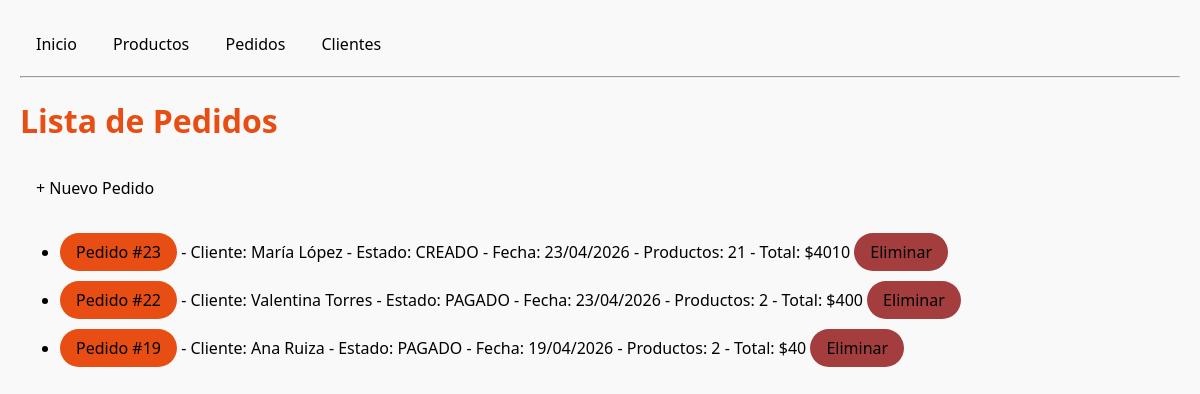
Page /pedidos/ on the committed database.
### tienda/models.py (models this page shows, shortened)
class Pedido(models.Model):
    ESTADOS = [
        ("CREADO", "Creado"),
        ("PAGADO", "Pagado"),
        ("ENVIADO", "Enviado"),
        ("CERRADO", "Cerrado"),
    ]
    cliente = models.ForeignKey(Cliente, on_delete=models.CASCADE, related_name="pedidos")
    fecha = models.DateTimeField(auto_now_add=True)
    estado = models.CharField(max_length=7, choices=ESTADOS ,default="CREADO")
    def total_productos(self):
        resultado = self.items.aggregate(total=Sum('cantidad'))['total']
        return resultado if resultado is not None else 0
    def total_precio(self):
        resultado = self.items.aggregate(total=Sum(F('cantidad') * F('precio_unitario')))['total']
        return resultado if resultado is not None else 0

class Cliente(models.Model):
    nombre = models.CharField(max_length=100)
    email = models.EmailField(unique=True)
    fecha_regitro = models.DateTimeField(auto_now_add=True)
    activo = models.BooleanField(default=True)

### tienda/views.py (the view)
# urls.py: path("pedidos/", views.lista_pedidos, name="lista_pedidos"),
def lista_pedidos(request):
    pedidos = Pedido.objects.select_related("cliente").prefetch_related("items").order_by("-fecha")
    return render(request, "tienda/lista_pedidos.html", {"pedidos":pedidos})

### tienda/templates/tienda/lista_pedidos.html (shortened to what this page needs)
{% extends 'tienda/base.html' %}
{% block content %}
    <h1>Lista de Pedidos</h1>
    <p>
        <a href="{% url 'tienda:crear_pedido_items' %}" class="btn"> + Nuevo Pedido</a>
    </p>
    <ul>
        {% for p in pedidos %}
            <li>
                <a href="{% url 'tienda:detalle_pedido' p.pk %}" class="btn primary">
                    Pedido #{{ p.pk }}
                </a>
                - Cliente: {{p.cliente.nombre}}
                - Estado: {{p.estado}}
                - Fecha: {{p.fecha|date:"d/m/Y"}}
                - Productos: {{p.total_productos|default:"0"}}
                - Total: ${{p.total_precio|default:"0.00"}}
                <a href="{% url 'tienda:eliminar_pedido' p.pk %}" class="btn delete">Eliminar</a>
            </li>
            {%empty%}
                <li>No hay productos disponibles</li>
        {% endfor %}
    </ul>
{% endblock %}

### tienda/static/css/main.css (style rules this page uses)
body { font-family: 'Segoe UI', sans-serif; margin: 20px; background-color: #f9f9f9; }
h1 { color: #e84d13; }
.btn { display: inline-block; padding: 8px 16px; margin: 5px 0; color: black; text-decoration: none; border-radius: 9999px; font-weight: 500; transition: background 0.3s, transform 0.2s; }
.primary { background-color: #e84d13; }
.delete { background-color: #a43d3d; }

### rows in the picture
Pedido: pk "23", cliente.nombre "María López", estado "CREADO", fecha "23/04/2026", total_productos "21", total_precio "4010"
Pedido: pk "22", cliente.nombre "Valentina Torres", estado "PAGADO", fecha "23/04/2026", total_productos "2", total_precio "400"
Pedido: pk "19", cliente.nombre "Ana Ruiza", estado "PAGADO", fecha "19/04/2026", total_productos "2", total_precio "40"
